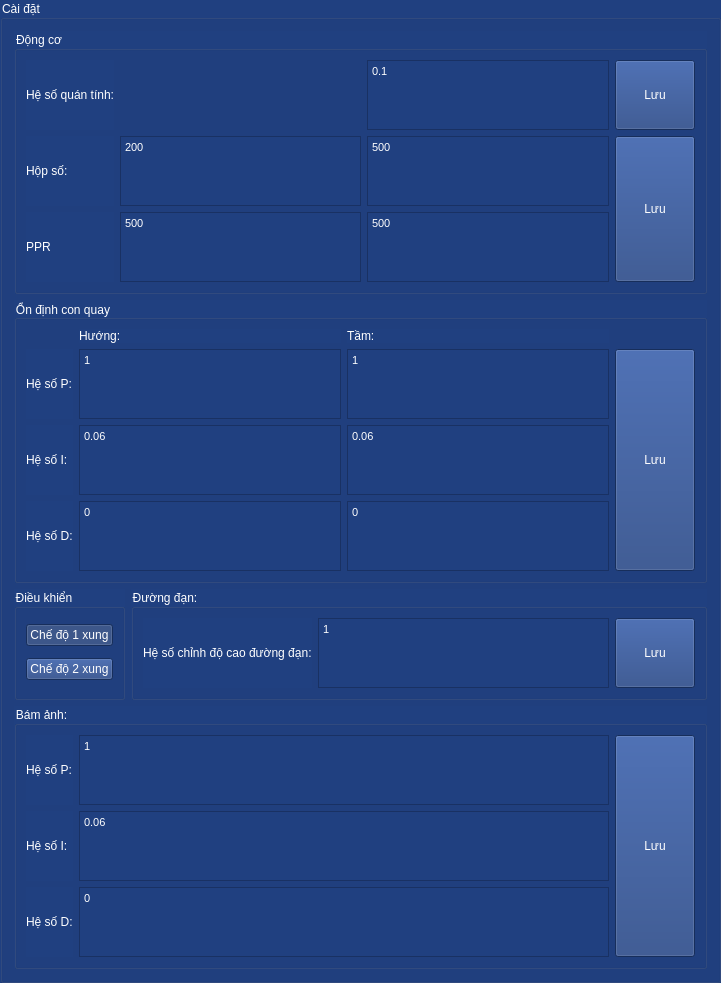
   <widget class="QGroupBox" name="groupBox_setup">
    <property name="geometry">
     <rect>
      <x>270</x>
      <y>100</y>
      <width>721</width>
      <height>631</height>
     </rect>
    </property>
    <property name="styleSheet">
     <string notr="true">background-color: rgb(32, 64, 128); color:rgb(255, 255, 255)</string>
    </property>
    <property name="title">
     <string>Cài đặt</string>
    </property>
    <layout class="QGridLayout" name="gridLayout_7">
     <item row="0" column="0" colspan="2">
      <widget class="QGroupBox" name="groupBox_13">
       <property name="title">
        <string>Động cơ</string>
       </property>
       <layout class="QGridLayout" name="gridLayout_12">
        <item row="0" column="0">
         <widget class="QLabel" name="label_11">
          <property name="text">
           <string>Hệ số quán tính:</string>
          </property>
         </widget>
        </item>
        <item row="1" column="0">
         <widget class="QLabel" name="label_9">
          <property name="text">
           <string>Hộp số:</string>
          </property>
         </widget>
        </item>
        <item row="2" column="0">
         <widget class="QLabel" name="label_10">
          <property name="text">
           <string>PPR</string>
          </property>
         </widget>
        </item>
        <item row="1" column="1">
         <widget class="QTextEdit" name="textEdit_gearh">
          <property name="html">
           <string>&lt;!DOCTYPE HTML PUBLIC &quot;-//W3C//DTD HTML 4.0//EN&quot; &quot;http://www.w3.org/TR/REC-html40/strict.dtd&quot;&gt;
&lt;html&gt;&lt;head&gt;&lt;meta name=&quot;qrichtext&quot; content=&quot;1&quot; /&gt;&lt;style type=&quot;text/css&quot;&gt;
p, li { white-space: pre-wrap; }
&lt;/style&gt;&lt;/head&gt;&lt;body style=&quot; font-family:'MS Shell Dlg 2'; font-size:8.25pt; font-weight:400; font-style:normal;&quot;&gt;
&lt;p style=&quot; margin-top:0px; margin-bottom:0px; margin-left:0px; margin-right:0px; -qt-block-indent:0; text-indent:0px;&quot;&gt;200&lt;/p&gt;&lt;/body&gt;&lt;/html&gt;</string>
          </property>
         </widget>
        </item>
        <item row="1" column="2">
         <widget class="QTextEdit" name="textEdit_gearv">
          <property name="html">
           <string>&lt;!DOCTYPE HTML PUBLIC &quot;-//W3C//DTD HTML 4.0//EN&quot; &quot;http://www.w3.org/TR/REC-html40/strict.dtd&quot;&gt;
&lt;html&gt;&lt;head&gt;&lt;meta name=&quot;qrichtext&quot; content=&quot;1&quot; /&gt;&lt;style type=&quot;text/css&quot;&gt;
p, li { white-space: pre-wrap; }
&lt;/style&gt;&lt;/head&gt;&lt;body style=&quot; font-family:'MS Shell Dlg 2'; font-size:8.25pt; font-weight:400; font-style:normal;&quot;&gt;
&lt;p style=&quot; margin-top:0px; margin-bottom:0px; margin-left:0px; margin-right:0px; -qt-block-indent:0; text-indent:0px;&quot;&gt;500&lt;/p&gt;&lt;/body&gt;&lt;/html&gt;</string>
          </property>
         </widget>
        </item>
        <item row="2" column="1">
         <widget class="QTextEdit" name="textEdit_pprh">
          <property name="html">
           <string>&lt;!DOCTYPE HTML PUBLIC &quot;-//W3C//DTD HTML 4.0//EN&quot; &quot;http://www.w3.org/TR/REC-html40/strict.dtd&quot;&gt;
&lt;html&gt;&lt;head&gt;&lt;meta name=&quot;qrichtext&quot; content=&quot;1&quot; /&gt;&lt;style type=&quot;text/css&quot;&gt;
p, li { white-space: pre-wrap; }
&lt;/style&gt;&lt;/head&gt;&lt;body style=&quot; font-family:'MS Shell Dlg 2'; font-size:8.25pt; font-weight:400; font-style:normal;&quot;&gt;
&lt;p style=&quot; margin-top:0px; margin-bottom:0px; margin-left:0px; margin-right:0px; -qt-block-indent:0; text-indent:0px;&quot;&gt;500&lt;/p&gt;&lt;/body&gt;&lt;/html&gt;</string>
          </property>
         </widget>
        </item>
        <item row="2" column="2">
         <widget class="QTextEdit" name="textEdit_pprv">
          <property name="html">
           <string>&lt;!DOCTYPE HTML PUBLIC &quot;-//W3C//DTD HTML 4.0//EN&quot; &quot;http://www.w3.org/TR/REC-html40/strict.dtd&quot;&gt;
&lt;html&gt;&lt;head&gt;&lt;meta name=&quot;qrichtext&quot; content=&quot;1&quot; /&gt;&lt;style type=&quot;text/css&quot;&gt;
p, li { white-space: pre-wrap; }
&lt;/style&gt;&lt;/head&gt;&lt;body style=&quot; font-family:'MS Shell Dlg 2'; font-size:8.25pt; font-weight:400; font-style:normal;&quot;&gt;
&lt;p style=&quot; margin-top:0px; margin-bottom:0px; margin-left:0px; margin-right:0px; -qt-block-indent:0; text-indent:0px;&quot;&gt;500&lt;/p&gt;&lt;/body&gt;&lt;/html&gt;</string>
          </property>
         </widget>
        </item>
        <item row="0" column="3">
         <widget class="QPushButton" name="bt_save_setting_2">
          <property name="sizePolicy">
           <sizepolicy hsizetype="Minimum" vsizetype="Preferred">
            <horstretch>0</horstretch>
            <verstretch>0</verstretch>
           </sizepolicy>
          </property>
          <property name="text">
           <string>Lưu</string>
          </property>
          <property name="autoExclusive">
           <bool>true</bool>
          </property>
         </widget>
        </item>
        <item row="1" column="3" rowspan="2">
         <widget class="QPushButton" name="bt_send_pid_2">
          <property name="sizePolicy">
           <sizepolicy hsizetype="Minimum" vsizetype="Preferred">
            <horstretch>0</horstretch>
            <verstretch>0</verstretch>
           </sizepolicy>
          </property>
          <property name="text">
           <string>Lưu</string>
          </property>
          <property name="autoExclusive">
           <bool>true</bool>
          </property>
         </widget>
        </item>
        <item row="0" column="2">
         <widget class="QTextEdit" name="textEdit_acc">
          <property name="html">
           <string>&lt;!DOCTYPE HTML PUBLIC &quot;-//W3C//DTD HTML 4.0//EN&quot; &quot;http://www.w3.org/TR/REC-html40/strict.dtd&quot;&gt;
&lt;html&gt;&lt;head&gt;&lt;meta name=&quot;qrichtext&quot; content=&quot;1&quot; /&gt;&lt;style type=&quot;text/css&quot;&gt;
p, li { white-space: pre-wrap; }
&lt;/style&gt;&lt;/head&gt;&lt;body style=&quot; font-family:'MS Shell Dlg 2'; font-size:8.25pt; font-weight:400; font-style:normal;&quot;&gt;
&lt;p style=&quot; margin-top:0px; margin-bottom:0px; margin-left:0px; margin-right:0px; -qt-block-indent:0; text-indent:0px;&quot;&gt;0.1&lt;/p&gt;&lt;/body&gt;&lt;/html&gt;</string>
          </property>
         </widget>
        </item>
       </layout>
      </widget>
     </item>
     <item row="2" column="1">
      <widget class="QGroupBox" name="groupBox_6">
       <property name="title">
        <string>Đường đạn:</string>
       </property>
       <layout class="QGridLayout" name="gridLayout_6">
        <item row="0" column="0">
         <widget class="QLabel" name="label_6">
          <property name="text">
           <string>Hệ số chỉnh độ cao đường đạn:</string>
          </property>
         </widget>
        </item>
        <item row="0" column="1">
         <widget class="QTextEdit" name="textEdit_ballistic_k">
          <property name="html">
           <string>&lt;!DOCTYPE HTML PUBLIC &quot;-//W3C//DTD HTML 4.0//EN&quot; &quot;http://www.w3.org/TR/REC-html40/strict.dtd&quot;&gt;
&lt;html&gt;&lt;head&gt;&lt;meta name=&quot;qrichtext&quot; content=&quot;1&quot; /&gt;&lt;style type=&quot;text/css&quot;&gt;
p, li { white-space: pre-wrap; }
&lt;/style&gt;&lt;/head&gt;&lt;body style=&quot; font-family:'MS Shell Dlg 2'; font-size:8.25pt; font-weight:400; font-style:normal;&quot;&gt;
&lt;p style=&quot; margin-top:0px; margin-bottom:0px; margin-left:0px; margin-right:0px; -qt-block-indent:0; text-indent:0px;&quot;&gt;1&lt;/p&gt;&lt;/body&gt;&lt;/html&gt;</string>
          </property>
         </widget>
        </item>
        <item row="0" column="2">
         <widget class="QPushButton" name="bt_save_setting">
          <property name="sizePolicy">
           <sizepolicy hsizetype="Minimum" vsizetype="Preferred">
            <horstretch>0</horstretch>
            <verstretch>0</verstretch>
           </sizepolicy>
          </property>
          <property name="text">
           <string>Lưu</string>
          </property>
          <property name="autoExclusive">
           <bool>true</bool>
          </property>
         </widget>
        </item>
       </layout>
      </widget>
     </item>
     <item row="2" column="0">
      <widget class="QGroupBox" name="groupBox_7">
       <property name="title">
        <string>Điều khiển</string>
       </property>
       <layout class="QGridLayout" name="gridLayout_8">
        <item row="0" column="0" colspan="2">
         <widget class="QPushButton" name="bt_control_1_pulse">
          <property name="text">
           <string>Chế độ 1 xung</string>
          </property>
          <property name="checkable">
           <bool>true</bool>
          </property>
          <property name="checked">
           <bool>true</bool>
          </property>
          <property name="autoExclusive">
           <bool>true</bool>
          </property>
         </widget>
        </item>
        <item row="1" column="0" colspan="2">
         <widget class="QPushButton" name="bt_control_2_pulse">
          <property name="text">
           <string>Chế độ 2 xung</string>
          </property>
          <property name="checkable">
           <bool>true</bool>
          </property>
          <property name="autoExclusive">
           <bool>true</bool>
          </property>
         </widget>
        </item>
       </layout>
      </widget>
     </item>
     <item row="1" column="0" colspan="2">
      <widget class="QGroupBox" name="groupBox_8">
       <property name="title">
        <string>Ổn định con quay</string>
       </property>
       <layout class="QGridLayout" name="gridLayout_9">
        <item row="1" column="2">
         <widget class="QLabel" name="label_8">
          <property name="text">
           <string>Tầm:</string>
          </property>
         </widget>
        </item>
        <item row="5" column="2">
         <widget class="QTextEdit" name="textEdit_dv">
          <property name="html">
           <string>&lt;!DOCTYPE HTML PUBLIC &quot;-//W3C//DTD HTML 4.0//EN&quot; &quot;http://www.w3.org/TR/REC-html40/strict.dtd&quot;&gt;
&lt;html&gt;&lt;head&gt;&lt;meta name=&quot;qrichtext&quot; content=&quot;1&quot; /&gt;&lt;style type=&quot;text/css&quot;&gt;
p, li { white-space: pre-wrap; }
&lt;/style&gt;&lt;/head&gt;&lt;body style=&quot; font-family:'MS Shell Dlg 2'; font-size:8.25pt; font-weight:400; font-style:normal;&quot;&gt;
&lt;p style=&quot; margin-top:0px; margin-bottom:0px; margin-left:0px; margin-right:0px; -qt-block-indent:0; text-indent:0px;&quot;&gt;0&lt;/p&gt;&lt;/body&gt;&lt;/html&gt;</string>
          </property>
         </widget>
        </item>
        <item row="3" column="1">
         <widget class="QTextEdit" name="textEdit_ph">
          <property name="html">
           <string>&lt;!DOCTYPE HTML PUBLIC &quot;-//W3C//DTD HTML 4.0//EN&quot; &quot;http://www.w3.org/TR/REC-html40/strict.dtd&quot;&gt;
&lt;html&gt;&lt;head&gt;&lt;meta name=&quot;qrichtext&quot; content=&quot;1&quot; /&gt;&lt;style type=&quot;text/css&quot;&gt;
p, li { white-space: pre-wrap; }
&lt;/style&gt;&lt;/head&gt;&lt;body style=&quot; font-family:'MS Shell Dlg 2'; font-size:8.25pt; font-weight:400; font-style:normal;&quot;&gt;
&lt;p style=&quot; margin-top:0px; margin-bottom:0px; margin-left:0px; margin-right:0px; -qt-block-indent:0; text-indent:0px;&quot;&gt;1&lt;/p&gt;&lt;/body&gt;&lt;/html&gt;</string>
          </property>
         </widget>
        </item>
        <item row="4" column="1">
         <widget class="QTextEdit" name="textEdit_ih">
          <property name="html">
           <string>&lt;!DOCTYPE HTML PUBLIC &quot;-//W3C//DTD HTML 4.0//EN&quot; &quot;http://www.w3.org/TR/REC-html40/strict.dtd&quot;&gt;
&lt;html&gt;&lt;head&gt;&lt;meta name=&quot;qrichtext&quot; content=&quot;1&quot; /&gt;&lt;style type=&quot;text/css&quot;&gt;
p, li { white-space: pre-wrap; }
&lt;/style&gt;&lt;/head&gt;&lt;body style=&quot; font-family:'MS Shell Dlg 2'; font-size:8.25pt; font-weight:400; font-style:normal;&quot;&gt;
&lt;p style=&quot; margin-top:0px; margin-bottom:0px; margin-left:0px; margin-right:0px; -qt-block-indent:0; text-indent:0px;&quot;&gt;0.06&lt;/p&gt;&lt;/body&gt;&lt;/html&gt;</string>
          </property>
         </widget>
        </item>
        <item row="5" column="1">
         <widget class="QTextEdit" name="textEdit_dh">
          <property name="html">
           <string>&lt;!DOCTYPE HTML PUBLIC &quot;-//W3C//DTD HTML 4.0//EN&quot; &quot;http://www.w3.org/TR/REC-html40/strict.dtd&quot;&gt;
&lt;html&gt;&lt;head&gt;&lt;meta name=&quot;qrichtext&quot; content=&quot;1&quot; /&gt;&lt;style type=&quot;text/css&quot;&gt;
p, li { white-space: pre-wrap; }
&lt;/style&gt;&lt;/head&gt;&lt;body style=&quot; font-family:'MS Shell Dlg 2'; font-size:8.25pt; font-weight:400; font-style:normal;&quot;&gt;
&lt;p style=&quot; margin-top:0px; margin-bottom:0px; margin-left:0px; margin-right:0px; -qt-block-indent:0; text-indent:0px;&quot;&gt;0&lt;/p&gt;&lt;/body&gt;&lt;/html&gt;</string>
          </property>
         </widget>
        </item>
        <item row="4" column="2">
         <widget class="QTextEdit" name="textEdit_iv">
          <property name="html">
           <string>&lt;!DOCTYPE HTML PUBLIC &quot;-//W3C//DTD HTML 4.0//EN&quot; &quot;http://www.w3.org/TR/REC-html40/strict.dtd&quot;&gt;
&lt;html&gt;&lt;head&gt;&lt;meta name=&quot;qrichtext&quot; content=&quot;1&quot; /&gt;&lt;style type=&quot;text/css&quot;&gt;
p, li { white-space: pre-wrap; }
&lt;/style&gt;&lt;/head&gt;&lt;body style=&quot; font-family:'MS Shell Dlg 2'; font-size:8.25pt; font-weight:400; font-style:normal;&quot;&gt;
&lt;p style=&quot; margin-top:0px; margin-bottom:0px; margin-left:0px; margin-right:0px; -qt-block-indent:0; text-indent:0px;&quot;&gt;0.06&lt;/p&gt;&lt;/body&gt;&lt;/html&gt;</string>
          </property>
         </widget>
        </item>
        <item row="1" column="1">
         <widget class="QLabel" name="label_7">
          <property name="text">
           <string>Hướng:</string>
          </property>
         </widget>
        </item>
        <item row="3" column="2">
         <widget class="QTextEdit" name="textEdit_pv">
          <property name="html">
           <string>&lt;!DOCTYPE HTML PUBLIC &quot;-//W3C//DTD HTML 4.0//EN&quot; &quot;http://www.w3.org/TR/REC-html40/strict.dtd&quot;&gt;
&lt;html&gt;&lt;head&gt;&lt;meta name=&quot;qrichtext&quot; content=&quot;1&quot; /&gt;&lt;style type=&quot;text/css&quot;&gt;
p, li { white-space: pre-wrap; }
&lt;/style&gt;&lt;/head&gt;&lt;body style=&quot; font-family:'MS Shell Dlg 2'; font-size:8.25pt; font-weight:400; font-style:normal;&quot;&gt;
&lt;p style=&quot; margin-top:0px; margin-bottom:0px; margin-left:0px; margin-right:0px; -qt-block-indent:0; text-indent:0px;&quot;&gt;1&lt;/p&gt;&lt;/body&gt;&lt;/html&gt;</string>
          </property>
         </widget>
        </item>
        <item row="3" column="3" rowspan="3">
         <widget class="QPushButton" name="bt_send_pid">
          <property name="sizePolicy">
           <sizepolicy hsizetype="Minimum" vsizetype="Preferred">
            <horstretch>0</horstretch>
            <verstretch>0</verstretch>
           </sizepolicy>
          </property>
          <property name="text">
           <string>Lưu</string>
          </property>
          <property name="autoExclusive">
           <bool>true</bool>
          </property>
         </widget>
        </item>
        <item row="3" column="0">
         <widget class="QLabel" name="label_2">
          <property name="text">
           <string>Hệ số P:</string>
          </property>
         </widget>
        </item>
        <item row="4" column="0">
         <widget class="QLabel" name="label_3">
          <property name="text">
           <string>Hệ số I:</string>
          </property>
         </widget>
        </item>
        <item row="5" column="0">
         <widget class="QLabel" name="label_4">
          <property name="text">
           <string>Hệ số D:</string>
          </property>
         </widget>
        </item>
       </layout>
       <zorder>label_7</zorder>
       <zorder>label_8</zorder>
       <zorder>textEdit_dv</zorder>
       <zorder>textEdit_ph</zorder>
       <zorder>textEdit_ih</zorder>
       <zorder>textEdit_dh</zorder>
       <zorder>textEdit_iv</zorder>
       <zorder>textEdit_pv</zorder>
       <zorder>bt_send_pid</zorder>
       <zorder>label_2</zorder>
       <zorder>label_3</zorder>
       <zorder>label_4</zorder>
      </widget>
     </item>
     <item row="3" column="0" colspan="2">
      <widget class="QGroupBox" name="groupBox_14">
       <property name="title">
        <string>Bám ảnh:</string>
       </property>
       <layout class="QGridLayout" name="gridLayout_13">
        <item row="2" column="0">
         <widget class="QLabel" name="label_14">
          <property name="text">
           <string>Hệ số D:</string>
          </property>
         </widget>
        </item>
        <item row="0" column="1">
         <widget class="QTextEdit" name="textEdit_p_track">
          <property name="html">
           <string>&lt;!DOCTYPE HTML PUBLIC &quot;-//W3C//DTD HTML 4.0//EN&quot; &quot;http://www.w3.org/TR/REC-html40/strict.dtd&quot;&gt;
&lt;html&gt;&lt;head&gt;&lt;meta name=&quot;qrichtext&quot; content=&quot;1&quot; /&gt;&lt;style type=&quot;text/css&quot;&gt;
p, li { white-space: pre-wrap; }
&lt;/style&gt;&lt;/head&gt;&lt;body style=&quot; font-family:'MS Shell Dlg 2'; font-size:8.25pt; font-weight:400; font-style:normal;&quot;&gt;
&lt;p style=&quot; margin-top:0px; margin-bottom:0px; margin-left:0px; margin-right:0px; -qt-block-indent:0; text-indent:0px;&quot;&gt;1&lt;/p&gt;&lt;/body&gt;&lt;/html&gt;</string>
          </property>
         </widget>
        </item>
        <item row="2" column="1">
         <widget class="QTextEdit" name="textEdit_d_track">
          <property name="html">
           <string>&lt;!DOCTYPE HTML PUBLIC &quot;-//W3C//DTD HTML 4.0//EN&quot; &quot;http://www.w3.org/TR/REC-html40/strict.dtd&quot;&gt;
&lt;html&gt;&lt;head&gt;&lt;meta name=&quot;qrichtext&quot; content=&quot;1&quot; /&gt;&lt;style type=&quot;text/css&quot;&gt;
p, li { white-space: pre-wrap; }
&lt;/style&gt;&lt;/head&gt;&lt;body style=&quot; font-family:'MS Shell Dlg 2'; font-size:8.25pt; font-weight:400; font-style:normal;&quot;&gt;
&lt;p style=&quot; margin-top:0px; margin-bottom:0px; margin-left:0px; margin-right:0px; -qt-block-indent:0; text-indent:0px;&quot;&gt;0&lt;/p&gt;&lt;/body&gt;&lt;/html&gt;</string>
          </property>
         </widget>
        </item>
        <item row="1" column="0">
         <widget class="QLabel" name="label_13">
          <property name="text">
           <string>Hệ số I:</string>
          </property>
         </widget>
        </item>
        <item row="0" column="0">
         <widget class="QLabel" name="label_12">
          <property name="text">
           <string>Hệ số P:</string>
          </property>
         </widget>
        </item>
        <item row="1" column="1">
         <widget class="QTextEdit" name="textEdit_i_track">
          <property name="html">
           <string>&lt;!DOCTYPE HTML PUBLIC &quot;-//W3C//DTD HTML 4.0//EN&quot; &quot;http://www.w3.org/TR/REC-html40/strict.dtd&quot;&gt;
&lt;html&gt;&lt;head&gt;&lt;meta name=&quot;qrichtext&quot; content=&quot;1&quot; /&gt;&lt;style type=&quot;text/css&quot;&gt;
p, li { white-space: pre-wrap; }
&lt;/style&gt;&lt;/head&gt;&lt;body style=&quot; font-family:'MS Shell Dlg 2'; font-size:8.25pt; font-weight:400; font-style:normal;&quot;&gt;
&lt;p style=&quot; margin-top:0px; margin-bottom:0px; margin-left:0px; margin-right:0px; -qt-block-indent:0; text-indent:0px;&quot;&gt;0.06&lt;/p&gt;&lt;/body&gt;&lt;/html&gt;</string>
          </property>
         </widget>
        </item>
        <item row="0" column="2" rowspan="3">
         <widget class="QPushButton" name="bt_send_pid_track">
          <property name="sizePolicy">
           <sizepolicy hsizetype="Minimum" vsizetype="Preferred">
            <horstretch>0</horstretch>
            <verstretch>0</verstretch>
           </sizepolicy>
          </property>
          <property name="text">
           <string>Lưu</string>
          </property>
          <property name="autoExclusive">
           <bool>true</bool>
          </property>
         </widget>
        </item>
       </layout>
      </widget>
     </item>
    </layout>
   </widget>
